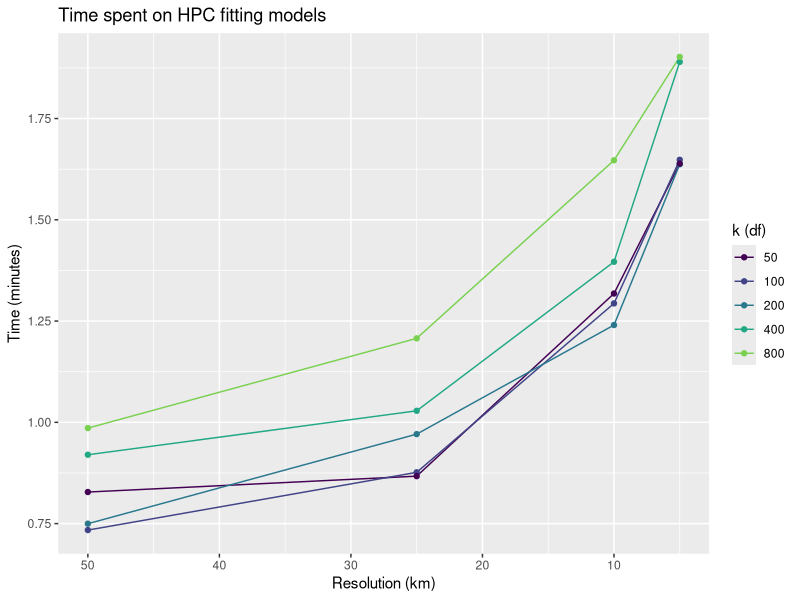

Source code (R): (Note: this script raises an error after producing the figure.)
library(tidyverse)
library(units)
library(ggtext)

meta <- read_csv("tar_meta_hpc.csv")

meta |> 
  filter(str_starts(name, "gam_"), !str_detect(name, "df"), !str_detect(name, "te")) |> 
  select(name, bytes, seconds) |> 
  separate(name, into = c("trash", "resolution", "df")) |> 
  select(-trash) |> 
  mutate(
    resolution_km = as.numeric(resolution)/1000,
    minutes = seconds/60,
    size_mb = set_units(bytes, "bytes") |> set_units("megabytes") |> as.numeric(),
    df = fct_inseq(df)
  ) |> 
  #filter out any that are probably "null"
  filter(bytes > 500) |> 
  ggplot(aes(x = resolution_km, y = minutes, color = df)) +
  geom_line() +
  geom_point() +
  scale_x_reverse() +
  scale_color_viridis_d(option = "D", end = 0.8) +
  labs(
    title = "Time spent on HPC fitting models",
    color = "k (df)",
    x = "Resolution (km)",
    y = "Time (minutes)"
  ) 
           

## check k

k_check <- read_csv("output/gams/k_check.csv")
k_check |> 
  filter(term %in% c("ti(y,x)", "ti(x,y)")) |> 
  mutate(res_km = factor(res_m/1000), res_km = fct_inseq(res_km)) |> 
  ggplot(aes(x = k, y = edf, color = res_km)) + 
  geom_line() +
  geom_point() +
  geom_abline(slope = 1, intercept = 0, linetype = 2, alpha = 0.5) +
  scale_color_viridis_d(direction = -1, end = 0.8) +
  labs(
    title = "Results of `k.check()` for the `ti(x,y)` spatial smoother",
    caption = "Lines dropping below the 1:1 line (dashed) indicate that enough degrees of freedom have been supplied.",
    color = "Resolution (km)"
  ) +
  theme(
    plot.caption = element_textbox_simple(margin = margin(t=10, b = 5))
  )
